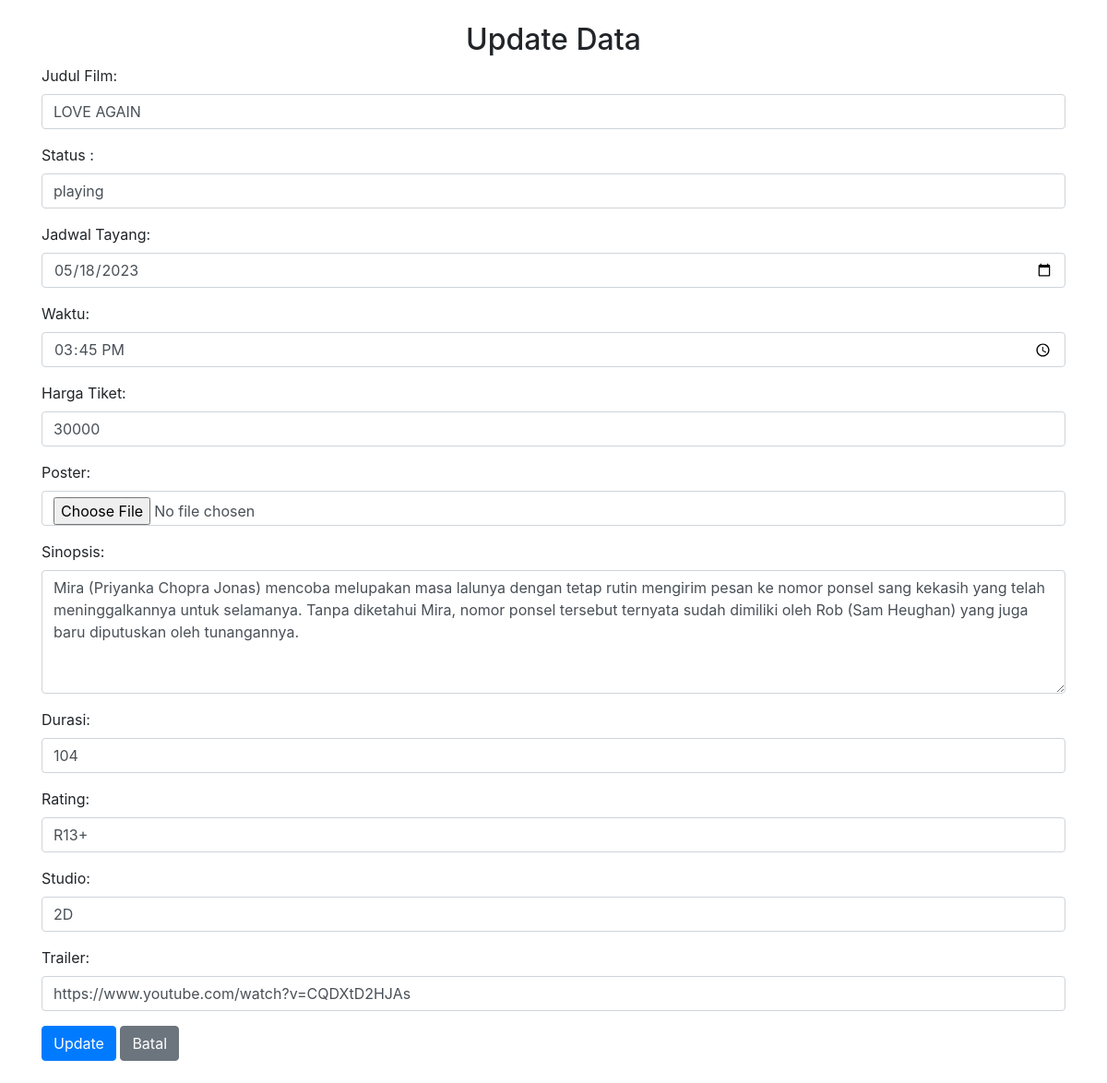
The app's page /crud_tiket/update.php?id=2028 with its own data.
### tables this page shows
CREATE TABLE `tiket` (
  `id_tiket` int(11) NOT NULL,
  `judul_film` varchar(50) NOT NULL,
  `status_film` varchar(30) NOT NULL,
  `jadwal_tayang` varchar(30) DEFAULT NULL,
  `waktu` varchar(30) DEFAULT NULL,
  `harga_tiket` int(11) DEFAULT NULL,
  `poster` longblob NOT NULL,
  `sinopsis` varchar(500) NOT NULL,
  `durasi` int(11) NOT NULL,
  `rating` varchar(5) NOT NULL,
  `studio` varchar(10) NOT NULL,
  `trailer` varchar(50) NOT NULL
);

### crud_tiket/update.php (the view, shortened to what this page needs)
<?php
include '../koneksi.php';
$id_tiket = $_GET['id'];
$query = "SELECT * FROM tiket WHERE id_tiket='$id_tiket'";
$result = mysqli_query($conn, $query);
$row = mysqli_fetch_assoc($result);
?>
<!DOCTYPE html>
<html>
<head>
    <link rel="stylesheet" href="https://cdn.jsdelivr.net/npm/bootstrap@4.6.1/dist/css/bootstrap.min.css">
</head>
<body>
    <div class="container">
        <br>
        <center><h2>Update Data </h2></center>
        <form action="" method="post" enctype="multipart/form-data">
            <div class="form-group">
                <label>Judul Film:</label>
                <input type="text" name="judul_film" class="form-control" placeholder="Masukkan judul film" value="<?php echo $row['judul_film'] ?>" required>
            </div>
            <div class="form-group">
                <label>Status :</label>
                <input type="text" name="status" class="form-control" placeholder="Masukkan status film" value="<?php echo $row['status_film'] ?>" required>
            </div>
            <div class="form-group">
                <label>Jadwal Tayang:</label>
                <input type="date" name="jadwal_tayang" class="form-control" placeholder="Masukkan jadwal tayang" value="<?php echo $row['jadwal_tayang'] ?>">
            </div>
            <div class="form-group">
                <label>Waktu:</label>
                <input type="time" name="waktu" class="form-control" placeholder="Masukkan jam tayang" value="<?php echo $row['waktu'] ?>">
            </div>
            <div class="form-group">
                <label>Harga Tiket:</label>
                <input type="number" name="harga_tiket" class="form-control" placeholder="Masukkan harga tiket" value="<?php echo $row['harga_tiket'] ?>">
            </div>
            <div class="form-group">
                <label>Poster:</label>
                <input type="file" name="poster" class="form-control">
            </div>
            <div class="form-group">
                <label>Sinopsis:</label>
                <textarea name="sinopsis" class="form-control" placeholder="Masukkan sinopsis" required rows="5"><?php echo $row['sinopsis'] ?></textarea>
            </div>
            <div class="form-group">
                <label>Durasi:</label>
                <input type="number" name="durasi" class="form-control" placeholder="Masukkan durasi film" value="<?php echo $row['durasi'] ?>" required>
            </div>
            <div class="form-group">
                <label>Rating:</label>
                <input type="text" name="rating" class="form-control" placeholder="Masukkan rating film" value="<?php echo $row['rating'] ?>" required>
            </div>
            <div class="form-group">
                <label>Studio:</label>
                <input type="text" name="studio" class="form-control" placeholder="Masukkan studio" value="<?php echo $row['studio'] ?>" required>
            </div>
            <div class="form-group">
                <label>Trailer:</label>
                <input type="text" name="trailer" class="form-control" placeholder="Masukkan link youtube trailer" value="<?php echo $row['trailer'] ?>" required>
            </div>
            <button type="submit" name="update" class="btn btn-primary">Update</button>
            <a href="../crud_tiket.php" class="btn btn-secondary">Batal</a><br><br>
        </form>
    </div>
</body>
</html>

### records on screen
tiket: judul_film "LOVE AGAIN", status "playing", jadwal_tayang "05/18/2023", waktu "15:45", harga_tiket "30000", sinopsis "Mira (Priyanka Chopra Jonas) mencoba melupakan masa lalunya dengan tetap rutin mengirim pesan ke nomor ponsel sang kekasih yang telah meninggalkannya untuk selamanya. Tanpa diketahui Mira, nomor ponsel tersebut ternyata sudah dimiliki oleh Rob (Sam Heughan) yang juga baru diputuskan oleh tunangannya.", durasi "104", rating "R13+", studio "2D", trailer "https://www.youtube.com/watch?v=CQDXtD2HJAs"
